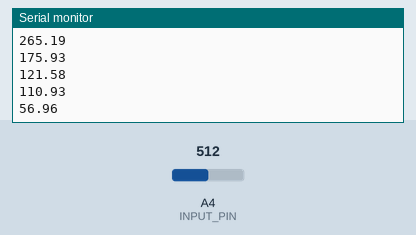
Recording of a sketch running on a simulated Arduino Uno, built with avr-gcc and run on an emulated ATmega328P. Parts: the last lines printed to the serial monitor. Inputs (shaded band) come from the test bench; at power-on: A4 (INPUT_PIN) = 512.

Above: at 1.2 s.
1.3 s: A4 (INPUT_PIN) set to 716
At 1.37 s:
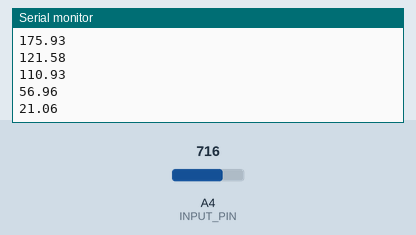
2.8 s: A4 (INPUT_PIN) set to 900
At 2.87 s:
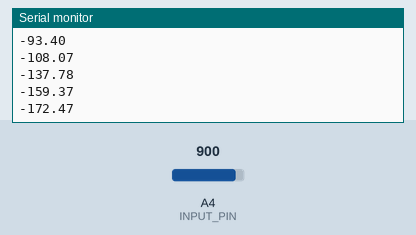
Timing chart, 0 to 5.8 s (numbered marks = the images above; inputs shaded):
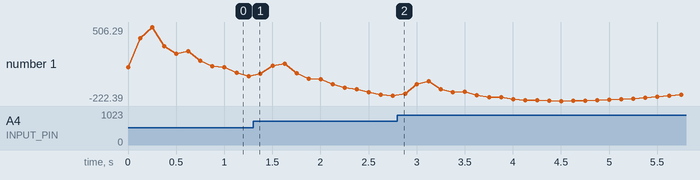

Measured:
- plotted number 1: 21.06 → -172.47 after the input at 1.3 s

The sketch:

ECG_Arduino.ino
```cpp
#define SAMPLE_RATE 60 //Define the sampling rate for reading the ECG signal
#define BAUD_RATE 115200 //Define the baud rate for serial communication
#define INPUT_PIN 4 //Define the input pin for the ECG signal

//Setup function to initialize pin modes and start serial communication
void setup() {
  pinMode(INPUT_PIN, INPUT); //Set the input pin mode for ECG signal
	Serial.begin(BAUD_RATE); //Start serial communication with the defined baud rate
}

//Driver Function
void loop() {
	static unsigned long past = 0;
	unsigned long present = micros(), interval = present - past;
	past = present;
	static long timer = 0;
	timer -= interval;
	if(timer < 0){
		timer += 1000000 / SAMPLE_RATE;
		float sensor_value = analogRead(INPUT_PIN), signal = ECGFilter(sensor_value);
		Serial.println(signal);
	}
}

//Function to filter the ECG signal using a 4th-order Butterworth band-pass filter
float ECGFilter(float input) {
  float output = input;
  {
    static float z1, z2; // filter section state
    float x = output - (0.53145496*z1) - (0.10706232*z2);
    output = (0.21617864*x) + (0.43235728*z1) + (0.21617864*z2);
    z2 = z1;
    z1 = x;
  }
  {
    static float z1, z2; // filter section state
    float x = output - (0.75075465*z1) - (0.51109754*z2);
    output = (1.00000000*x) + (2.00000000*z1) + (1.00000000*z2);
    z2 = z1;
    z1 = x;
  }
  {
    static float z1, z2; // filter section state
    float x = output - (-1.90310089*z1) - (0.90585346*z2);
    output = (1.00000000*x) + (-2.00000000*z1) + (1.00000000*z2);
    z2 = z1;
    z1 = x;
  }
  {
    static float z1, z2;
    float x = output - (-1.95885465*z1) - (0.96156569*z2);
    output = (1.00000000*x) + (-2.00000000*z1) + (1.00000000*z2);
    z2 = z1;
    z1 = x;
  }
  return output;
}
```
